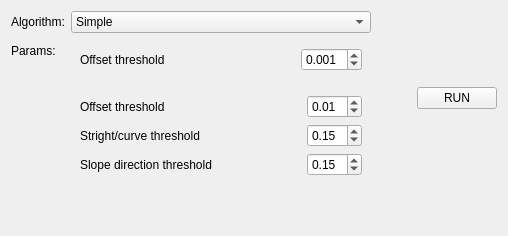
               <widget class="QWidget" name="st_params_tab">
                <attribute name="title">
                 <string>Params</string>
                </attribute>
                <layout class="QGridLayout" name="gridLayout_2">
                 <item row="1" column="0">
                  <spacer name="verticalSpacer_2">
                   <property name="orientation">
                    <enum>Qt::Vertical</enum>
                   </property>
                   <property name="sizeHint" stdset="0">
                    <size>
                     <width>20</width>
                     <height>40</height>
                    </size>
                   </property>
                  </spacer>
                 </item>
                 <item row="0" column="0">
                  <layout class="QFormLayout" name="formLayout">
                   <item row="0" column="0">
                    <widget class="QLabel" name="st_select_algorithm_label">
                     <property name="text">
                      <string>Algorithm:</string>
                     </property>
                    </widget>
                   </item>
                   <item row="0" column="1">
                    <widget class="QComboBox" name="st_select_algorithm">
                     <property name="minimumSize">
                      <size>
                       <width>300</width>
                       <height>0</height>
                      </size>
                     </property>
                     <item>
                      <property name="text">
                       <string>Simple</string>
                      </property>
                     </item>
                     <item>
                      <property name="text">
                       <string>Complex</string>
                      </property>
                     </item>
                    </widget>
                   </item>
                   <item row="1" column="0">
                    <widget class="QLabel" name="label_2">
                     <property name="text">
                      <string>Params:</string>
                     </property>
                    </widget>
                   </item>
                   <item row="1" column="1">
                    <layout class="QVBoxLayout" name="st_params_switch">
                     <item>
                      <widget class="QWidget" name="st_simple_params_box" native="true">
                       <layout class="QGridLayout" name="gridLayout_5">
                        <item row="0" column="0">
                         <widget class="QLabel" name="st_simple_thresh_label">
                          <property name="enabled">
                           <bool>true</bool>
                          </property>
                          <property name="text">
                           <string>Offset threshold</string>
                          </property>
                         </widget>
                        </item>
                        <item row="0" column="2">
                         <widget class="QDoubleSpinBox" name="st_simple_thresh">
                          <property name="decimals">
                           <number>3</number>
                          </property>
                          <property name="minimum">
                           <double>-1.000000000000000</double>
                          </property>
                          <property name="maximum">
                           <double>1.000000000000000</double>
                          </property>
                          <property name="singleStep">
                           <double>0.001000000000000</double>
                          </property>
                          <property name="value">
                           <double>0.001000000000000</double>
                          </property>
                         </widget>
                        </item>
                        <item row="0" column="1">
                         <spacer name="horizontalSpacer_4">
                          <property name="orientation">
                           <enum>Qt::Horizontal</enum>
                          </property>
                          <property name="sizeHint" stdset="0">
                           <size>
                            <width>40</width>
                            <height>20</height>
                           </size>
                          </property>
                         </spacer>
                        </item>
                       </layout>
                      </widget>
                     </item>
                     <item>
                      <widget class="QWidget" name="st_complex_params_box" native="true">
                       <property name="visible">
                        <bool>false</bool>
                       </property>
                       <layout class="QGridLayout" name="gridLayout_6">
                        <item row="0" column="0">
                         <widget class="QLabel" name="st_complex_thresh_label">
                          <property name="text">
                           <string>Offset threshold</string>
                          </property>
                         </widget>
                        </item>
                        <item row="0" column="2">
                         <widget class="QDoubleSpinBox" name="st_complex_thresh">
                          <property name="minimum">
                           <double>-1.000000000000000</double>
                          </property>
                          <property name="maximum">
                           <double>1.000000000000000</double>
                          </property>
                          <property name="singleStep">
                           <double>0.001000000000000</double>
                          </property>
                          <property name="value">
                           <double>0.010000000000000</double>
                          </property>
                         </widget>
                        </item>
                        <item row="0" column="1">
                         <spacer name="horizontalSpacer_5">
                          <property name="orientation">
                           <enum>Qt::Horizontal</enum>
                          </property>
                          <property name="sizeHint" stdset="0">
                           <size>
                            <width>40</width>
                            <height>20</height>
                           </size>
                          </property>
                         </spacer>
                        </item>
                        <item row="1" column="0">
                         <widget class="QLabel" name="st_complex_other_label">
                          <property name="text">
                           <string>Stright/curve threshold</string>
                          </property>
                         </widget>
                        </item>
                        <item row="1" column="2">
                         <widget class="QDoubleSpinBox" name="st_complex_other">
                          <property name="minimum">
                           <double>-1.000000000000000</double>
                          </property>
                          <property name="maximum">
                           <double>1.000000000000000</double>
                          </property>
                          <property name="singleStep">
                           <double>0.001000000000000</double>
                          </property>
                          <property name="value">
                           <double>0.150000000000000</double>
                          </property>
                         </widget>
                        </item>
                        <item row="2" column="0">
                         <widget class="QLabel" name="st_complex_slope_label">
                          <property name="text">
                           <string>Slope direction threshold</string>
                          </property>
                         </widget>
                        </item>
                        <item row="2" column="2">
                         <widget class="QDoubleSpinBox" name="st_complex_slope">
                          <property name="minimum">
                           <double>-1.000000000000000</double>
                          </property>
                          <property name="maximum">
                           <double>1.000000000000000</double>
                          </property>
                          <property name="singleStep">
                           <double>0.001000000000000</double>
                          </property>
                          <property name="value">
                           <double>0.150000000000000</double>
                          </property>
                         </widget>
                        </item>
                       </layout>
                      </widget>
                     </item>
                    </layout>
                   </item>
                  </layout>
                 </item>
                 <item row="0" column="1">
                  <spacer name="horizontalSpacer_3">
                   <property name="orientation">
                    <enum>Qt::Horizontal</enum>
                   </property>
                   <property name="sizeHint" stdset="0">
                    <size>
                     <width>40</width>
                     <height>20</height>
                    </size>
                   </property>
                  </spacer>
                 </item>
                 <item row="0" column="2">
                  <widget class="QPushButton" name="run_st_analysis_button">
                   <property name="visible">
                    <bool>false</bool>
                   </property>
                   <property name="text">
                    <string>RUN</string>
                   </property>
                  </widget>
                 </item>
                </layout>
               </widget>
